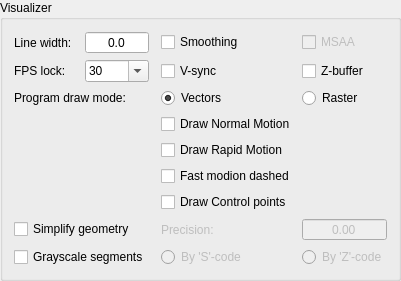
          <widget class="GroupBox" name="grpVisualizer">
           <property name="title">
            <string>Visualizer</string>
           </property>
           <layout class="QVBoxLayout" name="verticalLayout_2">
            <item>
             <layout class="QGridLayout" name="gridLayout_5">
              <item row="1" column="3">
               <widget class="QCheckBox" name="chkVSync">
                <property name="text">
                 <string>V-sync</string>
                </property>
               </widget>
              </item>
              <item row="8" column="4">
               <widget class="QRadioButton" name="radGrayscaleZ">
                <property name="enabled">
                 <bool>false</bool>
                </property>
                <property name="text">
                 <string>By 'Z'-code</string>
                </property>
                <property name="autoExclusive">
                 <bool>false</bool>
                </property>
               </widget>
              </item>
              <item row="1" column="0">
               <layout class="QHBoxLayout" name="horizontalLayout_7">
                <item>
                 <widget class="QLabel" name="label_7">
                  <property name="text">
                   <string>FPS lock:</string>
                  </property>
                 </widget>
                </item>
                <item>
                 <widget class="QComboBox" name="cboFps">
                  <property name="inputMethodHints">
                   <set>Qt::ImhDigitsOnly|Qt::ImhFormattedNumbersOnly</set>
                  </property>
                  <property name="editable">
                   <bool>true</bool>
                  </property>
                  <item>
                   <property name="text">
                    <string>30</string>
                   </property>
                  </item>
                  <item>
                   <property name="text">
                    <string>60</string>
                   </property>
                  </item>
                  <item>
                   <property name="text">
                    <string>120</string>
                   </property>
                  </item>
                 </widget>
                </item>
               </layout>
              </item>
              <item row="0" column="0">
               <layout class="QHBoxLayout" name="horizontalLayout_4">
                <item>
                 <widget class="QLabel" name="label_5">
                  <property name="text">
                   <string>Line width:</string>
                  </property>
                 </widget>
                </item>
                <item>
                 <widget class="QDoubleSpinBox" name="txtLineWidth">
                  <property name="alignment">
                   <set>Qt::AlignCenter</set>
                  </property>
                  <property name="buttonSymbols">
                   <enum>QAbstractSpinBox::NoButtons</enum>
                  </property>
                  <property name="decimals">
                   <number>1</number>
                  </property>
                  <property name="maximum">
                   <double>9.000000000000000</double>
                  </property>
                 </widget>
                </item>
               </layout>
              </item>
              <item row="7" column="0">
               <widget class="QCheckBox" name="chkSimplify">
                <property name="text">
                 <string>Simplify geometry</string>
                </property>
               </widget>
              </item>
              <item row="2" column="0">
               <widget class="QLabel" name="label_6">
                <property name="text">
                 <string>Program draw mode:</string>
                </property>
               </widget>
              </item>
              <item row="4" column="3">
               <widget class="QCheckBox" name="chkRapidMotion">
                <property name="text">
                 <string>Draw Rapid Motion</string>
                </property>
               </widget>
              </item>
              <item row="8" column="3">
               <widget class="QRadioButton" name="radGrayscaleS">
                <property name="enabled">
                 <bool>false</bool>
                </property>
                <property name="text">
                 <string>By 'S'-code</string>
                </property>
                <property name="autoExclusive">
                 <bool>false</bool>
                </property>
               </widget>
              </item>
              <item row="2" column="3">
               <widget class="QRadioButton" name="radDrawModeVectors">
                <property name="text">
                 <string>Vectors</string>
                </property>
                <property name="checked">
                 <bool>true</bool>
                </property>
                <property name="autoExclusive">
                 <bool>false</bool>
                </property>
               </widget>
              </item>
              <item row="7" column="4">
               <widget class="QDoubleSpinBox" name="txtSimplifyPrecision">
                <property name="enabled">
                 <bool>false</bool>
                </property>
                <property name="alignment">
                 <set>Qt::AlignCenter</set>
                </property>
                <property name="buttonSymbols">
                 <enum>QAbstractSpinBox::NoButtons</enum>
                </property>
                <property name="decimals">
                 <number>2</number>
                </property>
                <property name="maximum">
                 <double>99.000000000000000</double>
                </property>
               </widget>
              </item>
              <item row="8" column="0">
               <widget class="QCheckBox" name="chkGrayscale">
                <property name="text">
                 <string>Grayscale segments</string>
                </property>
               </widget>
              </item>
              <item row="7" column="3">
               <widget class="QLabel" name="lblSimpilyPrecision">
                <property name="enabled">
                 <bool>false</bool>
                </property>
                <property name="text">
                 <string>Precision:</string>
                </property>
               </widget>
              </item>
              <item row="2" column="4">
               <widget class="QRadioButton" name="radDrawModeRaster">
                <property name="text">
                 <string>Raster</string>
                </property>
                <property name="autoExclusive">
                 <bool>false</bool>
                </property>
               </widget>
              </item>
              <item row="0" column="2">
               <spacer name="horizontalSpacer_5">
                <property name="orientation">
                 <enum>Qt::Horizontal</enum>
                </property>
                <property name="sizeType">
                 <enum>QSizePolicy::Fixed</enum>
                </property>
                <property name="sizeHint" stdset="0">
                 <size>
                  <width>6</width>
                  <height>20</height>
                 </size>
                </property>
               </spacer>
              </item>
              <item row="6" column="3">
               <widget class="QCheckBox" name="chkControlPoints">
                <property name="text">
                 <string>Draw Control points</string>
                </property>
               </widget>
              </item>
              <item row="1" column="4">
               <widget class="QCheckBox" name="chkZBuffer">
                <property name="text">
                 <string>Z-buffer</string>
                </property>
               </widget>
              </item>
              <item row="0" column="3">
               <widget class="QCheckBox" name="chkAntialiasing">
                <property name="text">
                 <string>Smoothing</string>
                </property>
               </widget>
              </item>
              <item row="0" column="4">
               <widget class="QCheckBox" name="radMSAA">
                <property name="enabled">
                 <bool>false</bool>
                </property>
                <property name="text">
                 <string>MSAA</string>
                </property>
               </widget>
              </item>
              <item row="5" column="3">
               <widget class="QCheckBox" name="chkRapidMotionDashed">
                <property name="text">
                 <string>Fast modion dashed</string>
                </property>
               </widget>
              </item>
              <item row="3" column="3">
               <widget class="QCheckBox" name="chkLinearMotion">
                <property name="text">
                 <string>Draw Normal Motion</string>
                </property>
               </widget>
              </item>
             </layout>
            </item>
           </layout>
          </widget>
